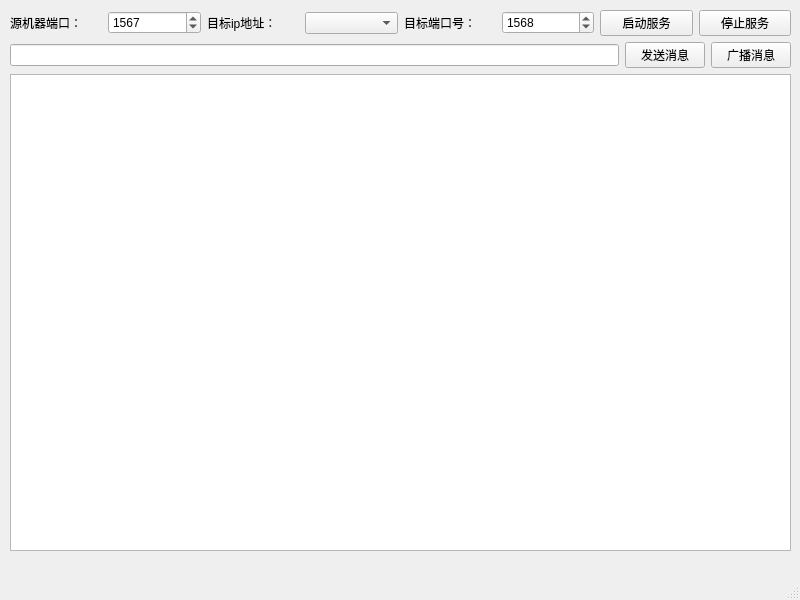
<?xml version="1.0" encoding="UTF-8"?>
<ui version="4.0">
 <class>UpdComm</class>
 <widget class="QMainWindow" name="UpdComm">
  <property name="geometry">
   <rect>
    <x>0</x>
    <y>0</y>
    <width>800</width>
    <height>600</height>
   </rect>
  </property>
  <property name="windowTitle">
   <string>UDP通讯程序--测试版</string>
  </property>
  <widget class="QWidget" name="centralwidget">
   <widget class="QWidget" name="">
    <property name="geometry">
     <rect>
      <x>10</x>
      <y>10</y>
      <width>781</width>
      <height>541</height>
     </rect>
    </property>
    <layout class="QVBoxLayout" name="verticalLayout">
     <item>
      <layout class="QHBoxLayout" name="horizontalLayout">
       <item>
        <widget class="QLabel" name="label">
         <property name="text">
          <string>源机器端口：</string>
         </property>
        </widget>
       </item>
       <item>
        <widget class="QSpinBox" name="spinBox_BindPort">
         <property name="maximum">
          <number>65535</number>
         </property>
         <property name="value">
          <number>1567</number>
         </property>
        </widget>
       </item>
       <item>
        <widget class="QLabel" name="label_2">
         <property name="text">
          <string>目标ip地址：</string>
         </property>
        </widget>
       </item>
       <item>
        <widget class="QComboBox" name="comboBox_TargetIp"/>
       </item>
       <item>
        <widget class="QLabel" name="label_3">
         <property name="text">
          <string>目标端口号：</string>
         </property>
        </widget>
       </item>
       <item>
        <widget class="QSpinBox" name="spinBox_TargetPort">
         <property name="maximum">
          <number>65535</number>
         </property>
         <property name="value">
          <number>1568</number>
         </property>
        </widget>
       </item>
       <item>
        <widget class="QPushButton" name="pushButton_Start">
         <property name="text">
          <string>启动服务</string>
         </property>
        </widget>
       </item>
       <item>
        <widget class="QPushButton" name="pushButton_Stop">
         <property name="text">
          <string>停止服务</string>
         </property>
        </widget>
       </item>
      </layout>
     </item>
     <item>
      <layout class="QHBoxLayout" name="horizontalLayout_2">
       <item>
        <widget class="QLineEdit" name="lineEdit_Msg"/>
       </item>
       <item>
        <widget class="QPushButton" name="pushButton_SendMsg">
         <property name="text">
          <string>发送消息</string>
         </property>
        </widget>
       </item>
       <item>
        <widget class="QPushButton" name="pushButton_BroadcastMsg">
         <property name="text">
          <string>广播消息</string>
         </property>
        </widget>
       </item>
      </layout>
     </item>
     <item>
      <widget class="QPlainTextEdit" name="plainTextEdit_DispMsg"/>
     </item>
    </layout>
   </widget>
  </widget>
  <widget class="QMenuBar" name="menubar">
   <property name="geometry">
    <rect>
     <x>0</x>
     <y>0</y>
     <width>800</width>
     <height>22</height>
    </rect>
   </property>
  </widget>
  <widget class="QStatusBar" name="statusbar"/>
 </widget>
 <resources/>
 <connections/>
</ui>
